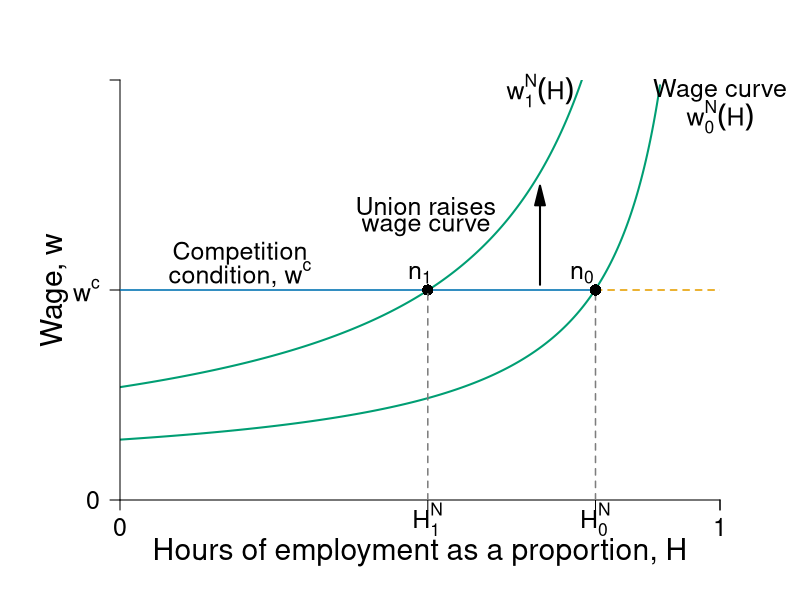

Recreate this plot in R.
require(shape)
require(plotrix)
pdf(file = "capitalism/employment_unions_bad_v2.pdf", width = 9, height = 7)

#Set parameters for graphics
pointsize <- 1.8
axislabelsize <- 1.8
labelsize <- 1.5
namesize <- 1.8
annotatesize <- 1.5
graphlinewidth <- 2
segmentlinewidth <- 1.5

COL <- c("#7fc97f", "#beaed4", "#fdc086", "#ffff99", "#386cb0", "#f0027f", "#bf5b17", "#666666")
COLA <- c("#e0f3db", "#99d8c9","#66c2a4","#41ae76", "#238b45", "#005824")
COLB <- c("#c6dbef", "#4eb3d3", "#2b8cbe", "#0868ac","#084081")
COLC <- c("#fcfbfd", "#efedf5", "#dadaeb", "#bcbddc", "#9e9ac8", "#807dba", "#6a51a3", "#54278f", "#3f007d")
grays <- gray.colors(25, start = 1, end = 0, alpha = 1)
CBCols <- c("#009E73","#0072B2","#E69F00","#CC79A7", "#F0E442")

WageFn <- function(h, ubar = 3, B = 2, t = 0.8) {
  B + ubar + (ubar - ubar*t +  ubar*t*h )/(t*(1 - h))
}


par(mar =  c(5, 6, 4, 4))
xlims <- c(0, 1)
ylims <- c(0, 40)


plot(0, 0, xlim = xlims, ylim = ylims, type = "n",
     xlab = "",
     ylab = "",
     xaxt = "n", 
     yaxt = "n",
     cex.lab = axislabelsize, 
     bty = "n", 
     xaxs = "i", 
     yaxs = "i")

text(-0.11, 0.5*ylims[2], expression(paste("Wage, ", w)), xpd = TRUE, cex = axislabelsize, srt = 90) 
text(0.5*xlims[2], -5, expression(paste("Hours of employment as a proportion, ", H)), xpd = TRUE, cex = axislabelsize) 


npts <- 500 
npts2 <- 501
#Specify the sequences of points for graphing. 
xx1 <- seq(xlims[1], 0.9, length.out = npts)
xx2 <- seq(xlims[1], xlims[2], length.out = npts)
xx3 <- seq(xlims[1], xlims[2], length.out = npts2)
xx4 <- seq(xlims[1], 25, length.out = npts2)

#Draw the lines for the graphs
lines(xx1, WageFn(xx1), col = CBCols[1], lwd = graphlinewidth)
#lines(xx2, solowCondition(xx2, delta = 5), col = COL[3], lwd = 4)
#lines(xx2, solowInfeas(xx2, delta = 5), col = COL[1], lwd = 4, lty = 2)

#Union raises the wage function
lines(xx1, WageFn(xx1, ubar = 7), col = CBCols[1], lwd = graphlinewidth)

#Customize ticks and labels for the plot
#ticksy <- c(0, 5, 10, 20,  40)
#ylabels <- c(0, expression(paste(B)), expression(paste(B+underline(u)/t[0])), expression(paste(B+underline(u)/t[1])), expression(paste(w[0])), NA)
#ylabels <- c(0,  expression(paste(B + underline(u[0]))), expression(paste(B + underline(u[1]))), expression(paste(w^c)), NA)
ticksy <- c(0, 20,  40)
#ylabels <- c(0, expression(paste(B)), expression(paste(B+underline(u)/t[0])), expression(paste(B+underline(u)/t[1])), expression(paste(w[0])), NA)
ylabels <- c(0,  expression(paste(w^c)), NA)


ticksx <- c(0, 0.513, 0.7925, 1, xlims[2])
xlabels <- c(0, expression(paste(H[1]^N)),expression(paste(H[0]^N)), 1.0, NA)
axis(1, at = ticksx, pos = 0, labels = xlabels, cex.axis = labelsize)
axis(2, at = ticksy, pos = 0, labels = ylabels, las = 1, cex.axis = labelsize)

#Annotation of the  graphs
text(1, 39, expression(paste("Wage curve")), cex = labelsize,xpd = TRUE)
text(1, 36.5, expression(paste(w[0]^N*(H))), cex = labelsize,xpd = TRUE)

text(0.7, 39, expression(paste(w[1]^N*(H))), cex = labelsize, xpd = TRUE)

#segments(1, 0, 1, 42, lty = 2, lwd = 3, col = "darkgray")
segments(0.7925, 0, 0.7925, 20, lty = 2, lwd = segmentlinewidth, col = grays[20])

#Arrows(0.8, 15, 0.8, 19, col = "black", lty = 1, lwd = 2, arr.type = "triangle")
#Arrows(0.8, 15, 0.8, 11, col = "black", lty = 1, lwd = 2, arr.type = "triangle")
#text(0.98, 16.5, expression(paste("Employment rent")))
#text(0.98, 15, expression(paste("decreases with union")))

#Original competition condition 
segments(0, 20, 0.7925, 20, lty = 1, lwd = segmentlinewidth, col = CBCols[2])
segments(0.7925, 20, 1.2, 20, lty = 2, lwd = segmentlinewidth, col = CBCols[3])

points(0.513, 20, pch = 16, col = "black", cex = 1.5)
text(0.77, 21.5, expression(paste(n[0])), cex = labelsize)

#segments(0, 10, 1.2, 10, lty = 2, lwd = 2, col = "darkgray")
#text(0.97, 11, expression(paste(B + a[1])))



Arrows(0.7, 20.5, 0.7, 29, col = "black", lty = 1, lwd = 2, arr.type = "triangle")
text(0.51, 28, expression(paste("Union raises")), cex = labelsize, xpd = TRUE)
text(0.51, 26, expression(paste("wage curve")), cex = labelsize, xpd = TRUE)

segments(0.513, 0, 0.513, 20, lty = 2, lwd = segmentlinewidth, col = grays[20])
points(0.7925, 20, pch = 16, col = "black", cex = 1.5)
text(0.5, 21.5, expression(paste(n[1])), cex = labelsize)
#text(1.02, 26, expression(paste(zpc[1], ", ", w == w[1])))


#Unemployment benefits & a
#segments(0, 5, 1.2, 5, lty = 2, lwd = 2, col = "darkgray")
#segments(0, 2.5, 1.2, 2.5, lty = 2, lwd = segmentlinewidth, col = grays[20])

#Zero profit condition
text(0.2, 23.5, expression(paste("Competition")), cex = labelsize, xpd = TRUE)
text(0.2, 21.5, expression(paste("condition, ", w^c)), cex = labelsize, xpd = TRUE)
#text(1.00, 18.5, expression(paste(w^c)), cex = labelsize, xpd = TRUE)

#text(0.97, 6, expression(paste(B + a[0])))
#text(0.97, 3.5, expression(paste(B, " (unemployment benefits)")))
#text(1.08, 36, expression(paste("level of")))
#text(1.08, 34, expression(paste("employment, ", bar(H))))


dev.off()
